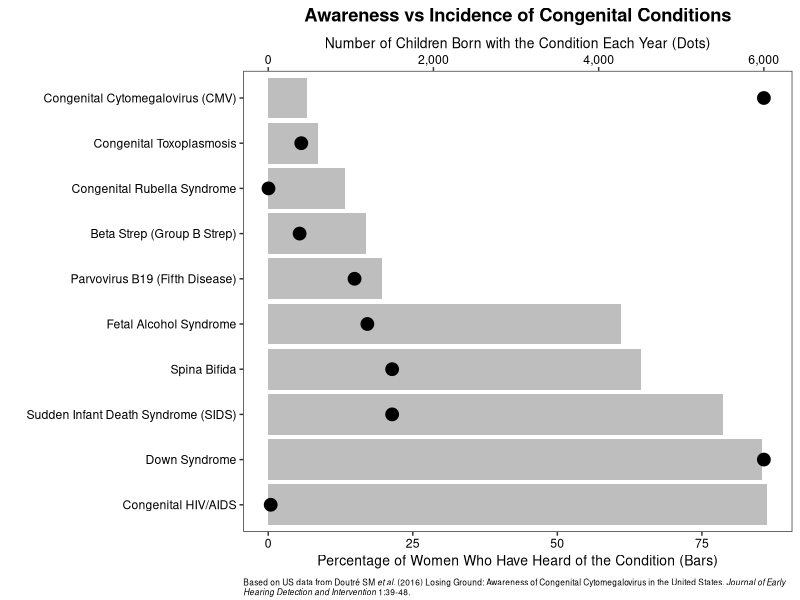

Source code (R): (Note: this script raises an error after producing the figure.)
library(tidyverse)
library(cowplot)
library(ggtext)

# Get data from Doutre et al.

df <- tribble(
  ~condition, ~awareness, ~incidence,
  "Congenital Cytomegalovirus (CMV)", 6.7, 6000,
  "Congenital Toxoplasmosis", 8.53, 400,
  "Congenital Rubella Syndrome", 13.27, 3,
  "Beta Strep (Group B Strep)", 16.91, 380,
  "Parvovirus B19 (Fifth Disease)", 19.63, 1045,
  "Fetal Alcohol Syndrome", 61.04, 1200,
  "Spina Bifida", 64.54, 1500,
  "Sudden Infant Death Syndrome (SIDS)", 78.7, 1500,
  "Down Syndrome", 85.44, 6000,
  "Congenital HIV/AIDS", 86.33, 30
)

# Create chart

p <- df %>%
  ggplot(aes(x = reorder(condition, desc(awareness)), y = awareness)) +
  geom_col(fill = "gray") +
  geom_point(
    aes(x = condition, y = incidence / 70),
    size = 4,
    pch = 21,
    fill = "black"
  ) +
  scale_y_continuous(
    sec.axis = sec_axis(
      ~ . * 70, 
      name = "Number of Children Born with the Condition Each Year (Dots)",
      labels = scales::comma_format()
    )
  ) +
  coord_flip() +
  labs(
    x = "",
    y = "Percentage of Women Who Have Heard of the Condition (Bars)",
    title = "Awareness vs Incidence of Congenital Conditions",
    caption = "Based on US data from Doutré SM *et al.* (2016) Losing Ground: Awareness of Congenital Cytomegalovirus 
    in the United States. *Journal of Early Hearing Detection and Intervention* 1:39-48."
  ) +
  theme_bw() +
  theme(
    plot.title = element_text(face = "bold", hjust = .5),
    plot.caption = element_textbox_simple(size = 6, margin = margin(10, 0, 0, 0)),
    axis.text = element_text(color = "black"),
    axis.title = element_text(size = 10),
    axis.title.x = element_text()
  ) +
  background_grid(major = "none")

# Save chart

ggsave2(
  "images/cmv_awareness-vs-incidence_grayscale.png", 
  plot = p, 
  width = 7, 
  height = 4
)
